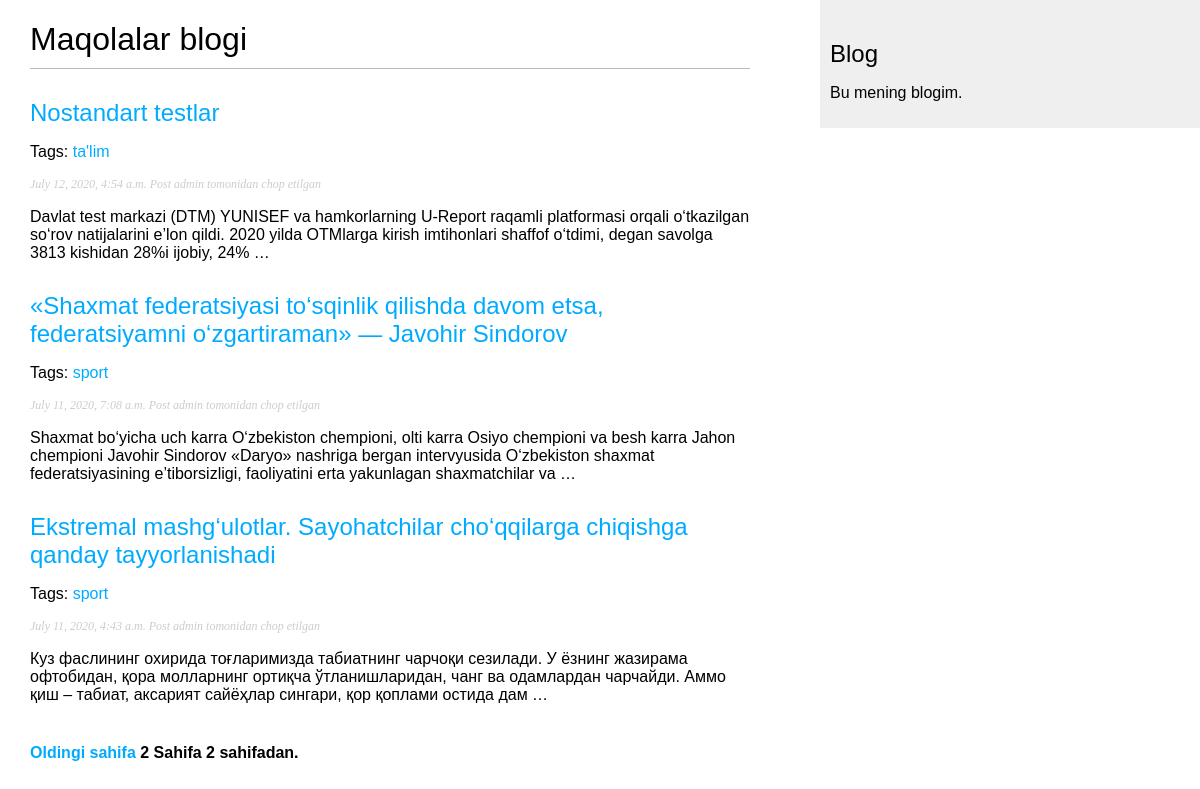
Screenshot of /blog/?page=2 with the database file from the repository.
### blog/models.py (models this page shows, shortened)
class Post(models.Model):
    STATUS_CHOICES = (
        ('draft', 'Draft'),
        ('published', 'Published'),
    )
    title = models.CharField(max_length=250)
    slug = models.SlugField(max_length=250, unique_for_date='publish')
    author = models.ForeignKey(User, on_delete=models.CASCADE, related_name='blog_posts')
    body = models.TextField()
    publish = models.DateTimeField(default=timezone.now)
    created = models.DateTimeField(auto_now_add=True)
    updated = models.DateTimeField(auto_now=True)
    status = models.CharField(max_length=10, choices=STATUS_CHOICES, default='draft')
    objects = models.Manager()    # The default manager
    published = PublishedManager()   # Our custom manager
    tags = TaggableManager()      # Tags modelining menedjerini Post modelga qo'shyabmiz
    def get_absolute_url(self):
        return reverse('blog:post_detail',
                       args=[self.publish.year,
                             self.publish.month,
                             self.publish.day, self.slug])
    class Meta:
        ordering = ('-publish',)

### blog/views.py (the view)
# urls.py: path('', views.post_list, name='post_list'),
def post_list(request, tag_slug=None):
    object_list = Post.published.all()
    tag = None
    if tag_slug:
        tag = get_object_or_404(Tag, slug=tag_slug)
        object_list = object_list.filter(tags__in=[tag])
    paginator = Paginator(object_list, 3)
    page = request.GET.get('page')
    try:
        posts = paginator.page(page)
    except PageNotAnInteger:
        posts = paginator.page(1)
    except EmptyPage:
        posts = paginator.page(paginator.num_pages)
    return render(request,
                  'blog/post/list.html',
                  {'page': page,
                   'posts': posts,
                   'tag': tag})

### blog/models.py (called while the page is built)
    def get_queryset(self):
        return super(PublishedManager, self).get_queryset().filter(status='published')

### blog/templates/blog/post/list.html (shortened to what this page needs)
{% extends "blog/base.html" %}
{% block content %}
    <h1>Maqolalar blogi</h1>
    {% for post in posts %}
        <h2>
            <a href="{{ post.get_absolute_url }}">
            {{ post.title }}
            </a>
        </h2>
         <p class="tags">
            Tags:
                {% for tag in post.tags.all %}
                    <a href="{% url "blog:post_list_by_tag" tag.slug %}">
                    {{ tag.name }}
                    </a>
                {% endfor %}
        </p>
        <p class="date">
            {{ post.publish }} Post {{ post.author }} tomonidan chop etilgan
        </p>
        {{ post.body|truncatewords:30|linebreaks }}
    {% endfor %}
    {% include "pagination.html" with page=posts %}
{% endblock %}

### blog/static/css/blog.css (style rules this page uses)
body { margin:0; padding:0; font-family:helvetica, sans-serif; }
a { color:#00abff; text-decoration:none; }
h1 { font-weight:normal; border-bottom:1px solid #bbb; padding:0 0 10px 0; }
h2 { font-weight:normal; margin:30px 0 0; }
p.date { color:#ccc; font-family: georgia, serif; font-size: 12px; font-style: italic; }

### rows the page displays
Post: title "Nostandart testlar", publish "July 12, 2020, 4:54 a.m.", author "admin", body "Davlat test markazi (DTM) YUNISEF va hamkorlarning U-Report raqamli platformasi orqali o‘tkazilgan so‘rov natijalarini e’lon qildi. 2020 yilda OTMlarga kirish imtihonlari shaffof o‘tdimi, degan savolga 3813 kishidan 28%i ijobiy, 24% …"
Tag: name "ta'lim"
Post: title "«Shaxmat federatsiyasi to‘sqinlik qilishda davom etsa, federatsiyamni o‘zgartiraman» — Javohir Sindorov", publish "July 11, 2020, 7:08 a.m.", author "admin", body "Shaxmat bo‘yicha uch karra O‘zbekiston chempioni, olti karra Osiyo chempioni va besh karra Jahon chempioni Javohir Sindorov «Daryo» nashriga bergan intervyusida O‘zbekiston shaxmat federatsiyasining e’tiborsizligi, faoliyatini erta yakunlagan shaxmatchilar va …"
Tag: name "sport"
Post: title "Ekstremal mashg‘ulotlar. Sayohatchilar cho‘qqilarga chiqishga qanday tayyorlanishadi", publish "July 11, 2020, 4:43 a.m.", author "admin", body "Куз фаслининг охирида тоғларимизда табиатнинг чарчоқи сезилади. У ёзнинг жазирама офтобидан, қора молларнинг ортиқча ўтланишларидан, чанг ва одамлардан чарчайди. Аммо қиш – табиат, аксарият сайёҳлар сингари, қор қоплами остида дам …"

### other values shown
{{ page.number }} "2"
{{ page.paginator.num_pages }} "2"
